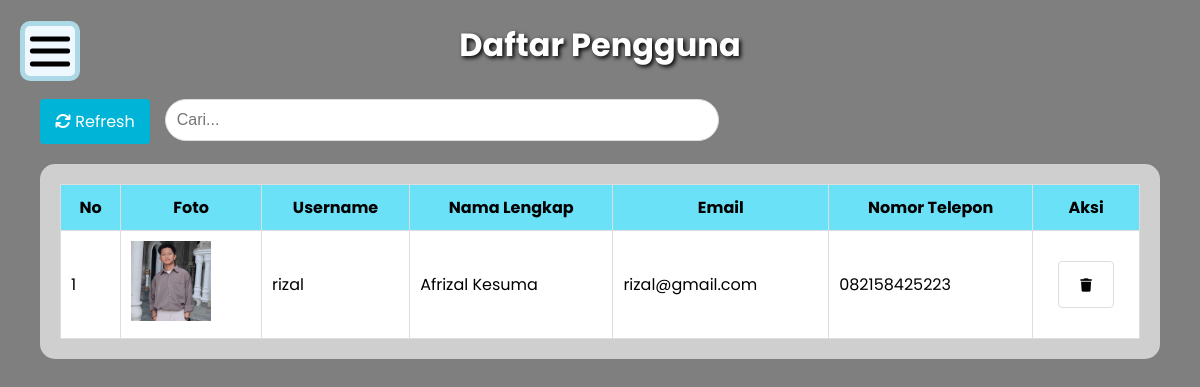
Page /crudAdmin/data_pengguna.php (signed in) on the committed database.
### tables this page shows
CREATE TABLE `pengguna` (
  `username` varchar(20) NOT NULL,
  `nama_lengkap` varchar(50) NOT NULL,
  `email` varchar(100) NOT NULL,
  `telepon` varchar(15) NOT NULL,
  `pasword` varchar(255) NOT NULL,
  `foto` varchar(255) NOT NULL
);

### crudAdmin/data_pengguna.php (the view, shortened to what this page needs)
<?php
    require "../database/koneksi.php";
    $sql_select_pengguna = mysqli_query($conn, "SELECT * FROM pengguna");
    $pengguna = [];
    while ($row_pengguna = mysqli_fetch_assoc($sql_select_pengguna)) {
        $pengguna[] = $row_pengguna;
    }
?>
<!DOCTYPE html>
<html lang="en">
<head>
    <link rel="stylesheet" href="https://cdnjs.cloudflare.com/ajax/libs/font-awesome/6.6.0/css/all.min.css" />
    <link rel="stylesheet" href="../database/data.css">
    <link rel="stylesheet" href="admin.css">
</head>
<body>
    <?php include ("sidebarAdmin.php")?>
    <h1>Daftar Pengguna</h1>
    <div class="manipulation-data">
        <a href="data_pengguna.php" id="refresh"><i class="fa-solid fa-arrows-rotate"></i> Refresh</a>
        <form action="" method="get" class="search">
            <input type="text" name="search" placeholder="Cari..." id="keyword">
        </form>
    </div>
    <div class="table-container" id="container">
        <table border=1>
            <thead>
                <tr>
                    <th>No</th>
                    <th>Foto</th>
                    <th>Username</th>
                    <th>Nama Lengkap</th>
                    <th>Email</th>
                    <th>Nomor Telepon</th>
                    <th>Aksi</th>
                </tr>
            </thead>
            <tbody>
                <?php $i = 1; foreach($pengguna as $user) : ?>
                <?php $direktori = "../database/profil_pengguna/" . $user["foto"];?>
                <tr>
                    <td><?= $i ?></td>
                    <td><?php if ($user["foto"] == "") {echo "Foto belum ada";} else {echo "<img src='$direktori' alt='Foto pengguna' width='80px' heigth='80px'>";} ?></td>
                    <td><?php echo $user["username"];?></td>
                    <td><?php echo $user["nama_lengkap"];?></td>
                    <td><?php echo $user["email"];?></td>
                    <td><?php echo $user["telepon"];?></td>
                    <td style="text-align: center">
                        <div class="action-button">
                            <a href="../database/delete.php?username=<?= $user['username'] ?>" onclick="return confirm('Yakin ingin menghapus akun pengguna ini?');">
                                <button class="delete-data">
                                    <i class="fa-solid fa-trash"></i>
                                </button>
                            </a>
                        </div>
                    </td>
                </tr>
                <?php $i++; endforeach ?>
            </tbody>
        </table>
    </div>
</body>
</html>

### database/data.css (style rules this page uses)
body { font-family: 'Poppins', sans-serif; margin: 20px 50px; background: linear-gradient(rgba(0, 0, 0, 0.5), rgba(0, 0, 0, 0.5)), url(../assets/pexels-boonkong-boonpeng-442952-1134176.jpg); background-size: cover; background-attachment: fixed; background-position: center; }
table { width: auto; border-collapse: collapse; background-color: white; margin-left: auto; margin-right: auto; }
table, th, td { border: 1px solid #dddddd; }
th, td { padding: 12px; white-space: nowrap; }
th { background-color: #6be1f8; text-align: center; }
a { text-decoration: none; padding: 10px 15px; border: 1px solid #ddd; border-radius: 4px; }
h1 { text-align: center; color: white; text-shadow: 2px 2px 4px black; }
#refresh { background-color: #00b4d8; color: white; border: none; }
.search { display: inline-block; width: auto; max-width: none; padding: 0; margin: 0; vertical-align: middle; border-radius: 100px; }
.search input[type="text"] { width: 200%; padding: 11px; border: 1px solid #ddd; border-radius: 50px; font-size: 16px; }

### crudAdmin/admin.css (style rules this page uses)
body { margin: 20px; }
button { background: none; border: none; }
.table-container { margin: 20px 20px 40px 20px; overflow-x: auto; background-color: rgba(255, 255, 255, 0.626); border-radius: 15px; scrollbar-width: none; padding: 20px; }
.manipulation-data { display: flex; margin: 40px 60px 0 60px; gap: 30px; }
.action-button { display: flex; justify-content: space-around; gap: 15px; }
table { width: 100%; min-width: 800px; border-collapse: collapse; }
td, th { padding: 10px; word-wrap: break-word; }
.manipulation-data { margin: 30px 20px 20px 20px; display: flex; flex-wrap: wrap; gap: 15px; }
.search { flex-grow: 1; min-width: 350px; max-width: 600px; }
.search input[type="text"] { width: calc(100% - 70px); }

### rows in the picture
pengguna: foto (picture), username "rizal", nama_lengkap "Afrizal Kesuma", email "rizal@gmail.com", telepon "082158425223"
